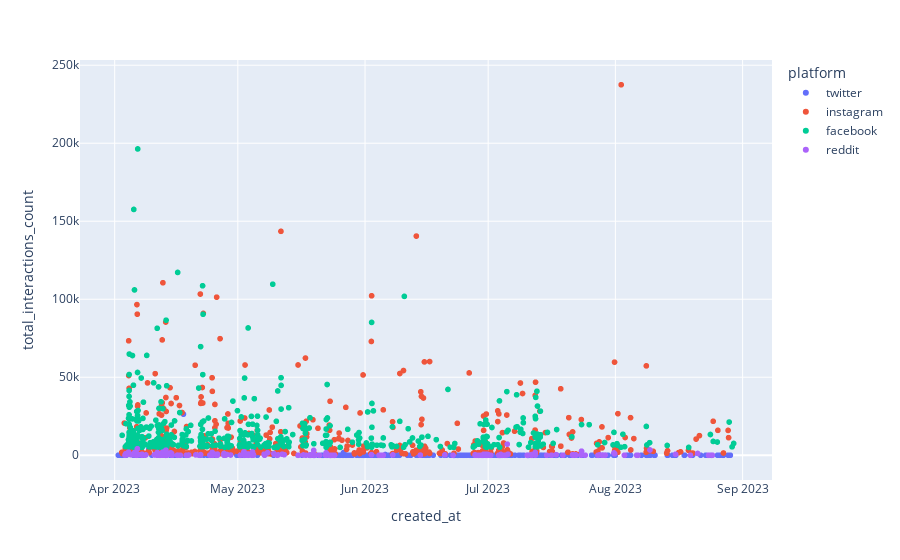

Notebook code for this chart:
### Code cell
fig2 = feeds.plot.scatter(x = 'created_at', y ='total_interactions_count', color = 'platform')
fig2.show()

### Figure 1 — Plotly figure (JSON) as saved in the notebook; plotly's stock layout.template omitted (floating-point values rounded to 4 significant figures; data arrays with more than 128 entries replaced by an {"elided": "..."} marker saying what was removed)
{"data": [{"hovertemplate": "platform=twitter<br>created_at=%{x}<br>total_interactions_count=%{y}<extra></extra>", "legendgroup": "twitter", "marker": {"color": "#636efa", "symbol": "circle"}, "mode": "markers", "name": "twitter", "showlegend": true, "type": "scattergl", "x": {"elided": "469 str values"}, "xaxis": "x", "y": {"elided": "469 int values"}, "yaxis": "y"}, {"hovertemplate": "platform=instagram<br>created_at=%{x}<br>total_interactions_count=%{y}<extra></extra>", "legendgroup": "instagram", "marker": {"color": "#EF553B", "symbol": "circle"}, "mode": "markers", "name": "instagram", "showlegend": true, "type": "scattergl", "x": {"elided": "500 str values"}, "xaxis": "x", "y": {"elided": "500 int values"}, "yaxis": "y"}, {"hovertemplate": "platform=facebook<br>created_at=%{x}<br>total_interactions_count=%{y}<extra></extra>", "legendgroup": "facebook", "marker": {"color": "#00cc96", "symbol": "circle"}, "mode": "markers", "name": "facebook", "showlegend": true, "type": "scattergl", "x": {"elided": "500 str values"}, "xaxis": "x", "y": {"elided": "500 int values"}, "yaxis": "y"}, {"hovertemplate": "platform=reddit<br>created_at=%{x}<br>total_interactions_count=%{y}<extra></extra>", "legendgroup": "reddit", "marker": {"color": "#ab63fa", "symbol": "circle"}, "mode": "markers", "name": "reddit", "showlegend": true, "type": "scattergl", "x": {"elided": "236 str values"}, "xaxis": "x", "y": {"elided": "236 int values"}, "yaxis": "y"}], "layout": {"legend": {"title": {"text": "platform"}, "tracegroupgap": 0}, "margin": {"t": 60}, "xaxis": {"anchor": "y", "domain": [0, 1], "title": {"text": "created_at"}}, "yaxis": {"anchor": "x", "domain": [0, 1], "title": {"text": "total_interactions_count"}}}}
